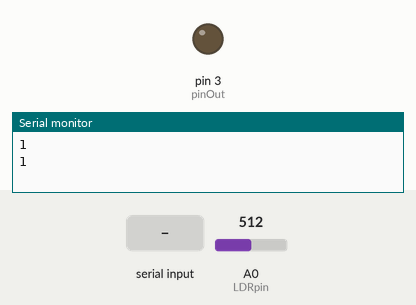
This sketch was run on a simulated Arduino Uno, built with avr-gcc and run on an emulated ATmega328P. Shown: output pins drawn as LEDs (lit = HIGH), the last lines printed to the serial monitor. The inputs (shaded band) are chosen by the test bench; at power-on: A0 (LDRpin) = 512.

Above: at 1.8 s.
1.9 s: "a" received over Serial
At 3.1 s:
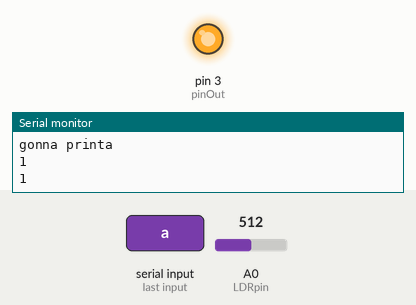
3.5 s: "b" received over Serial
At 4.6 s:
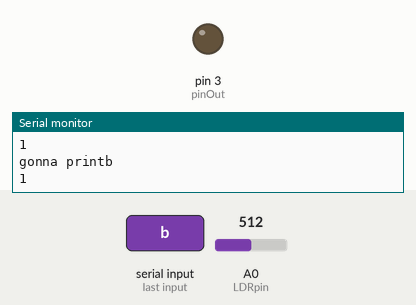
Timing chart, 0 to 6.5 s (numbered marks = the images above; inputs shaded):
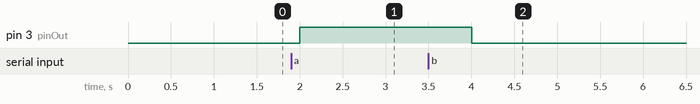

Measured:
- after the input at 1.9 s, pin 3 (pinOut): LOW → HIGH after 0.10 s
- after the input at 3.5 s, pin 3 (pinOut): HIGH → LOW after 0.50 s

The sketch:

arduino_code_ldr.ino
```cpp
#define LDRpin A0 // analog pin where we connected the LDR and the resistor

int LDRValue = 0;   // result of reading the analog pin
int pinOut = 3;   //digital pin where the relay / led is connected


void setup() {
  Serial.begin(9600); // sets serial port for communication (bits sent)
  while(!Serial)
  {}

  pinMode(3, OUTPUT);
  digitalWrite(pinOut, LOW);


}

void loop() {

  LDRValue = analogRead(LDRpin); // read the value from the LDR

  if(LDRValue>50) //there is light then print 1 (change the value of 50 as required)
    Serial.println(1); //write to the serial monitor which also be read by python
  else
    Serial.println(0);


  delay(1000); //wait for 1 second

 if(Serial.available())
    {
      Serial.print("gonna print");
      char ch = Serial.read(); //get the value from python code
      Serial.println(ch);
      if(ch==97)
      {
        digitalWrite(pinOut, HIGH);  //switch on light if 'a' is sent by python code

      }
       else if (ch ==98)
        digitalWrite(pinOut, LOW); //switch off light if 'b' is sent by python code
    }

  }
```
